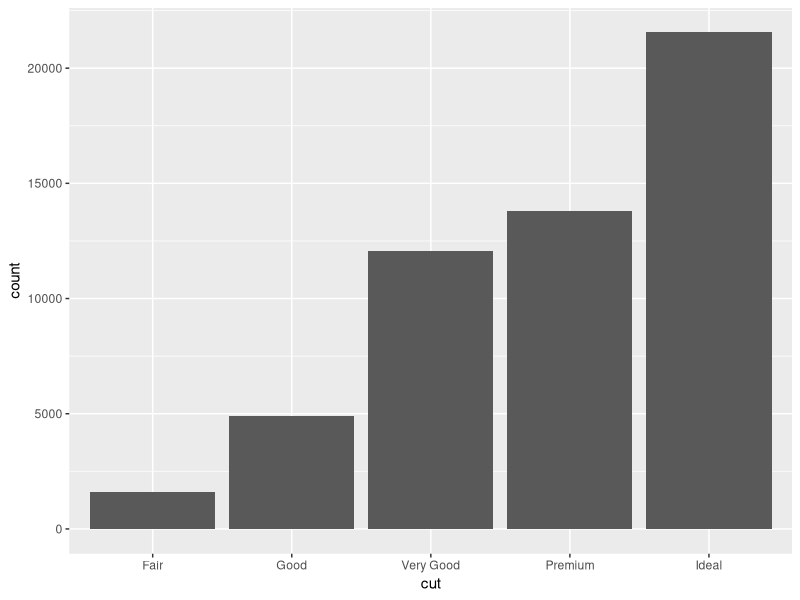
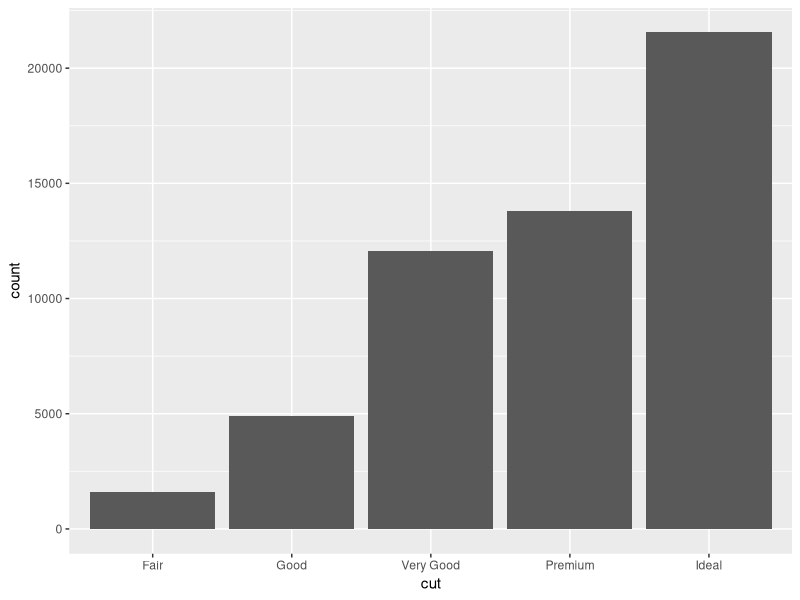
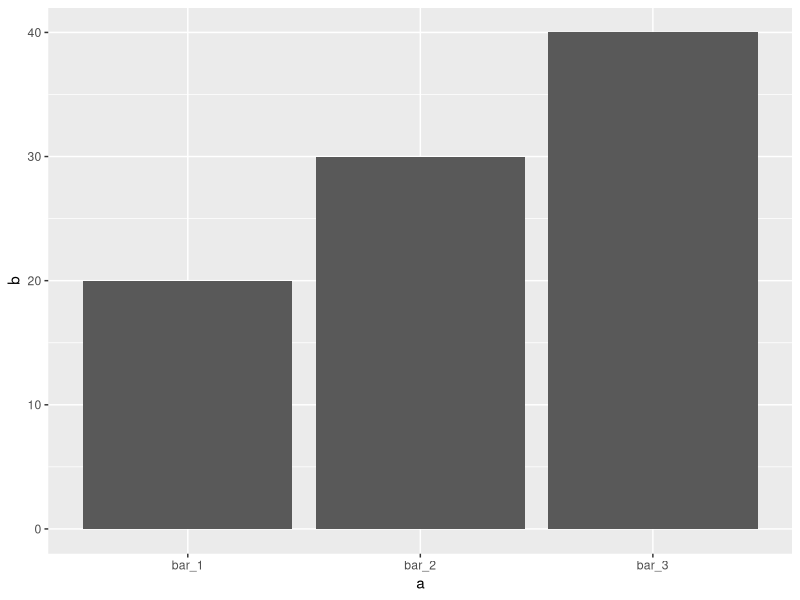
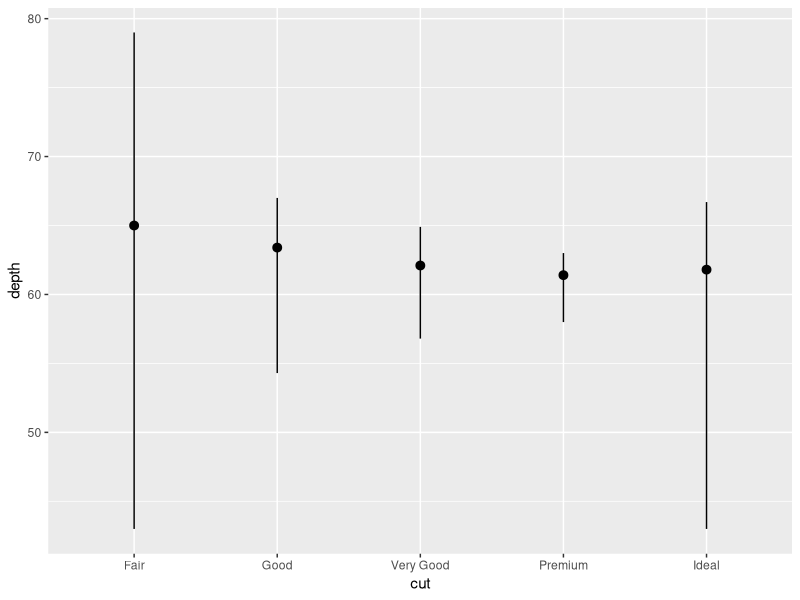

Source code (R) for these figures, in order: (Note: this script raises an error after producing the figures.)
rm(list=ls())

# load the tidyverse library

library(tidyverse)

# in this exercise we use the diamonds dataset that comes with ggplot2

str(diamonds)

# The chart shows that more diamonds are available with high-quality cuts than
# with low quality cuts

# On the x-axis, the chart displays cut, a 'variable from diamonds.

# but there is no mapping for y!

# Bar charts, histograms, and frequency polygons bin your data
# and then plot bin counts, the number of points that fall in each bin

ggplot(data = diamonds) +
  geom_bar(mapping = aes(x = cut))

# other automatic transformations:
  # Smoothers fit a model to your data and then plot predictions from the model.
  # Boxplots compute a robust summary of the distribution and display a specially formatted box.

# The algorithm used to calculate new values for a graph is called a stat

# You can learn which stat a geom uses by inspecting the default value for the stat argument.
?geom_bar()

# You can generally use geoms and stats interchangeably. For example,
# you can re-create the previous plot using stat_count() instead of geom_bar()
# This works because every geom has a default stat, and every stat has a default geom.

ggplot(data = diamonds) +
  stat_count(mapping = aes(x = cut))

# we might want to override the default stat, for example changing count() to
# identity(). This lets us map the height of the bars to the raw values of a y variable

# we learn about tribble() later

demo <- tribble(
  ~a, ~b,
  "bar_1", 20,
  "bar_2", 30,
  "bar_3", 40
)

ggplot(data = demo) +
  geom_bar(
    mapping = aes(x = a, y = b), stat = "identity"
  )

# You might want to draw greater attention to the statistical transformation in your code.
# For example, you might use stat_summary(), which summarizes the y values for each unique x value,
# to draw attention to the summary that you're computing:

ggplot(data = diamonds) +
  stat_summary(
    mapping = aes(x = cut, y = depth),
    fun.ymin = min,
    fun.ymax = max,
    fun.y = median
  )

# ggplot2 provides over 20 stats for you to use. Each stat is a function,
# so you can get help in the usual way, e.g., ?stat_bin. To see a complete list of stats,
# try the ggplot2 cheatsheet

############### EXERCISES

# What is the default geom associated with stat_summary()?
# How could you rewrite the previous plot to use that geom function instead of the stat function?

ggplot(data = diamonds) +
  geom_crossbar(
    mapping = aes(x = cut, y = depth),
    ymin = min,
    ymax = max,
    y = median
  )

# What does geom_col() do? How is it different to geom_bar()?
# Answer: it does not automatically count and therefore needs a y argument

ggplot(data = diamonds) +
  geom_col(mapping = aes(x = cut, y = depth))

# What variables does stat_smooth() compute? What parameters control its behavior?
# Answer: it computes a regression, x and y inputs

ggplot(data = diamonds) +
  geom_smooth(mapping = aes(x = carat, y = price))

# In our proportion bar chart, we need to set group = 1. Why? In
# other words what is the problem with these two graphs?
# Answer: we added a y argument, disturbing the count stat

ggplot(data = diamonds) +
  geom_bar(mapping = aes(x = cut, y = ..prop.., group = 1))

ggplot(data = diamonds) +
  geom_bar(
    mapping = aes(x = cut, fill = color, y = ..prop.., group = 1)
  )

